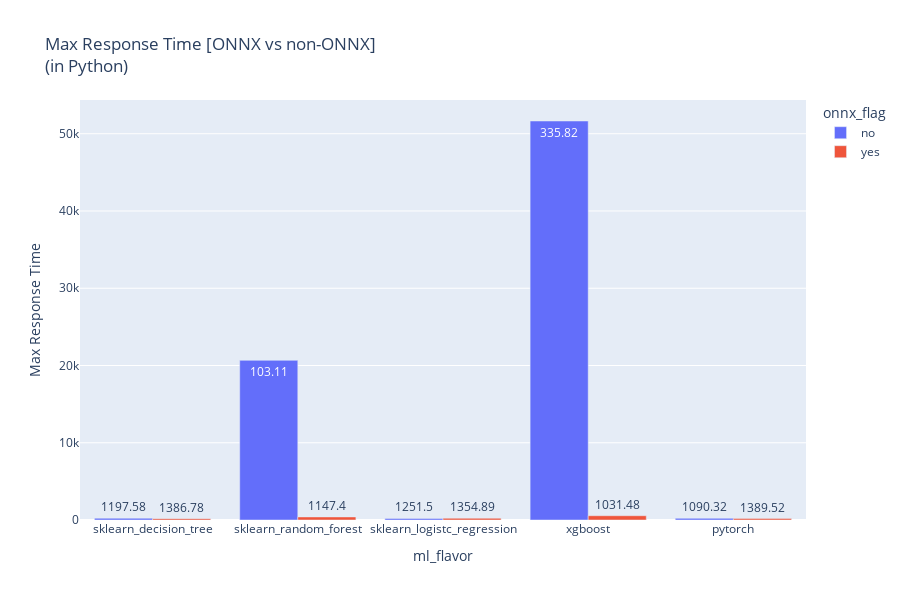

Notebook code cell kept with this figure:
### Code cell
col = 'Max Response Time'

px.bar(
    data_frame=df,
    x='ml_flavor',
    y=col,
    color='onnx_flag',
    barmode='group',
    text='Requests/s',
    height=600,
    title=f'{col} [ONNX vs non-ONNX]<br />(in Python)'
)

### Figure 1 — Plotly figure (JSON) as saved in the notebook; plotly's stock layout.template omitted (floating-point values rounded to 4 significant figures)
{"data": [{"alignmentgroup": "True", "hovertemplate": "onnx_flag=no<br>ml_flavor=%{x}<br>Max Response Time=%{y}<br>Requests/s=%{text}<extra></extra>", "legendgroup": "no", "marker": {"color": "#636efa", "pattern": {"shape": ""}}, "name": "no", "offsetgroup": "no", "orientation": "v", "showlegend": true, "text": [1198.0, 103.1, 1252.0, 335.8, 1090.0], "textposition": "auto", "type": "bar", "x": ["sklearn_decision_tree", "sklearn_random_forest", "sklearn_logistc_regression", "xgboost", "pytorch"], "xaxis": "x", "y": [228.8, 20670.0, 199.1, 51650.0, 216.8], "yaxis": "y"}, {"alignmentgroup": "True", "hovertemplate": "onnx_flag=yes<br>ml_flavor=%{x}<br>Max Response Time=%{y}<br>Requests/s=%{text}<extra></extra>", "legendgroup": "yes", "marker": {"color": "#EF553B", "pattern": {"shape": ""}}, "name": "yes", "offsetgroup": "yes", "orientation": "v", "showlegend": true, "text": [1387.0, 1390.0, 1147.0, 1031.0, 1355.0], "textposition": "auto", "type": "bar", "x": ["sklearn_decision_tree", "pytorch", "sklearn_random_forest", "xgboost", "sklearn_logistc_regression"], "xaxis": "x", "y": [173.7, 184.3, 395.0, 552.2, 225.8], "yaxis": "y"}], "layout": {"barmode": "group", "height": 600, "legend": {"title": {"text": "onnx_flag"}, "tracegroupgap": 0}, "title": {"text": "Max Response Time [ONNX vs non-ONNX]<br />(in Python)"}, "xaxis": {"anchor": "y", "domain": [0, 1], "title": {"text": "ml_flavor"}}, "yaxis": {"anchor": "x", "domain": [0, 1], "title": {"text": "Max Response Time"}}}}
